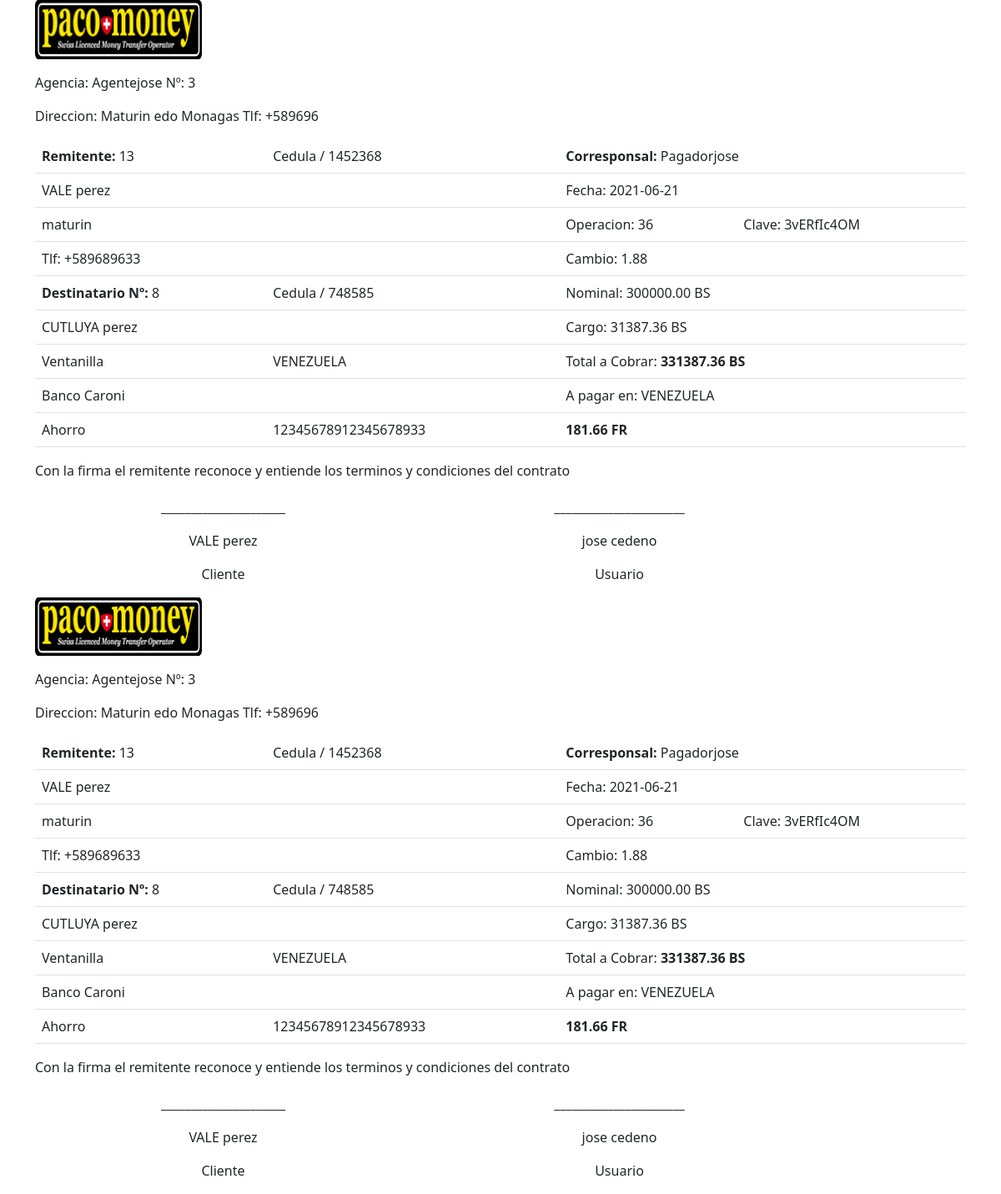
Screenshot of /factura.php?idGiro=36 with the database file from the repository.
### tables this page shows
CREATE TABLE `pagador` (
  `idPagador` int(11) NOT NULL,
  `pagador` varchar(150) NOT NULL,
  `idPais` int(11) NOT NULL,
  `pa_provincia` varchar(150) NOT NULL,
  `pa_ciudad` varchar(150) NOT NULL,
  `pa_direccion` varchar(250) NOT NULL,
  `pa_tlf` varchar(50) NOT NULL,
  `pa_email` varchar(100) NOT NULL,
  `pa_cp` varchar(100) NOT NULL,
  `pa_Director` varchar(150) NOT NULL,
  `pa_tlfDirector` varchar(50) NOT NULL,
  `pa_emailDirector` varchar(100) NOT NULL,
  `pa_tlfEnvios` varchar(50) NOT NULL,
  `pa_emailEnvios` varchar(100) NOT NULL,
  `pa_GteContabilidad` varchar(150) NOT NULL,
  `pa_tlfContabilidad` varchar(50) NOT NULL,
  `pa_emailContabilidad` varchar(100) NOT NULL,
  `pa_horarios` varchar(250) NOT NULL,
  `pa_contrato` varchar(250) NOT NULL,
  `pa_inicioOperaciones` date NOT NULL,
  `pa_limite` int(11) NOT NULL,
  `pa_web` varchar(250) NOT NULL,
  `pa_conciliarCada` int(11) NOT NULL,
  `idMoneda` int(11) NOT NULL,
  `pa_comision` decimal(3,2) NOT NULL,
  `pa_fijo` decimal(10,2) NOT NULL,
  `idTipoComision` int(11) NOT NULL,
  `idTipoEmpresa` int(11) NOT NULL,
  `pa_tasa` decimal(20,2) NOT NULL,
  `pa_tipoCambio` decimal(20,2) NOT NULL,
  `pa_impuesto` decimal(20,2) NOT NULL,
  `idEstado` int(11) NOT NULL
);

CREATE TABLE `cliente` (
  `idCliente` int(11) NOT NULL,
  `cl_nombre` varchar(150) NOT NULL,
  `cl_apellido` varchar(150) NOT NULL,
  `cl_fechaNacimiento` date NOT NULL,
  `idPais` int(11) NOT NULL,
  `cl_provincia` varchar(150) NOT NULL,
  `cl_ciudad` varchar(150) NOT NULL,
  `cl_direccion` varchar(250) NOT NULL,
  `cl_tlf` varchar(50) NOT NULL,
  `cl_email` varchar(100) NOT NULL,
  `cl_identidad` varchar(50) NOT NULL,
  `idTipoIdentidad` int(11) NOT NULL,
  `cl_fechaEmision` date NOT NULL,
  `cl_fechaCaducidad` date NOT NULL,
  `cl_nacionalidad` varchar(150) NOT NULL,
  `cl_facebook` varchar(150) DEFAULT NULL,
  `cl_whatsapp` varchar(150) DEFAULT NULL,
  `cl_telegram` varchar(150) DEFAULT NULL,
  `cl_limite` int(11) NOT NULL,
  `idMoneda` int(11) NOT NULL,
  `idEstado` int(11) NOT NULL,
  `cl_doc_cedula` varchar(150) NOT NULL,
  `cl_doc_form` varchar(150) NOT NULL,
  `cl_doc_otro` varchar(150) NOT NULL
);

CREATE TABLE `identidad` (
  `idTipoIdentidad` int(11) NOT NULL,
  `tipoIdentidad` varchar(250) NOT NULL
);

CREATE TABLE `giro` (
  `idGiro` bigint(20) NOT NULL,
  `gi_fecha` date NOT NULL,
  `idUsuario` int(11) NOT NULL,
  `idCliente` int(11) NOT NULL,
  `idBeneficiario` int(11) NOT NULL,
  `idAgente` int(11) NOT NULL,
  `idPagador` int(11) NOT NULL,
  `idPais` int(11) NOT NULL,
  `gi_importe` decimal(65,2) NOT NULL,
  `gi_Total` decimal(65,2) NOT NULL,
  `gi_TotalLocal` decimal(65,2) NOT NULL,
  `idMonedaCobro` int(11) NOT NULL,
  `idMonedaPago` int(11) NOT NULL,
  `gi_tasa` decimal(65,2) NOT NULL,
  `gi_tipoCambio` decimal(65,2) NOT NULL,
  `gi_impuesto` decimal(10,2) NOT NULL,
  `idTipoRetiro` int(11) NOT NULL,
  `gi_Banco` varchar(200) NOT NULL,
  `gi_numCta` varchar(100) NOT NULL,
  `gi_TipoCuenta` varchar(50) NOT NULL,
  `idEstadoGiro` int(11) NOT NULL,
  `gi_clave` varchar(150) NOT NULL,
  `gi_comentario` varchar(250) NOT NULL,
  `comisionMatriz` decimal(65,2) NOT NULL,
  `comisionAgente` decimal(65,2) NOT NULL,
  `comisionCorresponsal` decimal(65,2) NOT NULL,
  `beneficio` decimal(65,2) NOT NULL,
  `TasaFrancoDolar` decimal(65,2) NOT NULL
);

CREATE TABLE `beneficiario` (
  `idBeneficiario` int(11) NOT NULL,
  `be_nombre` varchar(150) NOT NULL,
  `be_apellido` varchar(150) NOT NULL,
  `be_fechaNacimiento` date NOT NULL,
  `idPais` int(11) NOT NULL,
  `be_ciudad` varchar(150) NOT NULL,
  `be_direccion` varchar(250) NOT NULL,
  `be_tlf` varchar(50) NOT NULL,
  `be_email` varchar(100) NOT NULL,
  `be_identidad` varchar(50) NOT NULL,
  `idTipoIdentidad` int(11) NOT NULL,
  `be_nacionalidad` varchar(150) NOT NULL,
  `be_facebook` varchar(150) DEFAULT NULL,
  `be_whatsapp` varchar(150) DEFAULT NULL,
  `be_telegram` varchar(150) DEFAULT NULL,
  `be_numCuenta` varchar(50) NOT NULL,
  `idTipoCuenta` int(11) NOT NULL,
  `idBanco` int(11) NOT NULL,
  `idMoneda` int(11) NOT NULL,
  `idEstado` int(11) NOT NULL
);

CREATE TABLE `moneda` (
  `idMoneda` int(11) NOT NULL,
  `mo_codigo` varchar(50) NOT NULL,
  `moneda` varchar(100) NOT NULL
);

CREATE TABLE `tiporetiro` (
  `idTipoRetiro` int(11) NOT NULL,
  `tipoRetiro` varchar(50) NOT NULL
);

CREATE TABLE `pais` (
  `idPais` int(11) NOT NULL,
  `pais` varchar(100) NOT NULL,
  `idMoneda` int(11) NOT NULL,
  `idMonedaEnvio` int(11) NOT NULL,
  `tipoCambio` decimal(65,2) NOT NULL,
  `porcentajeTipoCambio` decimal(20,2) NOT NULL,
  `fijo` decimal(65,2) NOT NULL,
  `porcentaje` decimal(20,2) NOT NULL,
  `idTipoComision` int(11) NOT NULL
);

CREATE TABLE `monedaenvio` (
  `idMonedaEnvio` int(11) NOT NULL,
  `mo_codigo` varchar(100) NOT NULL,
  `moneda` varchar(250) NOT NULL
);

CREATE TABLE `usuario` (
  `idUsuario` int(11) NOT NULL,
  `us_nombre` varchar(150) NOT NULL,
  `us_apellido` varchar(150) NOT NULL,
  `us_direccion` varchar(250) NOT NULL,
  `us_tlf` varchar(50) NOT NULL,
  `us_email` varchar(100) NOT NULL,
  `us_clave` varchar(250) NOT NULL,
  `us_identificacion` varchar(100) NOT NULL,
  `us_ciudad` varchar(150) NOT NULL,
  `idPagador` int(11) NOT NULL,
  `idTipoRol` int(11) NOT NULL,
  `idEstado` int(11) NOT NULL
);

### factura.php (the view, shortened to what this page needs)
<?php
require_once('conexion.php');
$idGiro = isset($_REQUEST['idGiro']) ? intval(htmlentities($_REQUEST['idGiro'])) : '';
$sql = "SELECT h.*
  FROM giro AS g
  JOIN pagador AS h ON g.idAgente = h.idPagador
  WHERE idGiro = ?
  ";
$sentencia = $mbd->prepare($sql);
$sentencia->execute(array($idGiro));
$agente = $sentencia->fetchAll(PDO::FETCH_ASSOC);
$sql = "SELECT h.* FROM giro AS g
  JOIN usuario AS h ON g.idUsuario = h.idUsuario
  WHERE idGiro = ?";
$sentencia = $mbd->prepare($sql);
$sentencia->execute(array($idGiro));
$usuario = $sentencia->fetchAll(PDO::FETCH_ASSOC);
$sql = "SELECT g.*,h.mo_codigo AS Cobro,m.mo_codigo AS Envio,r.tipoRetiro
  FROM giro AS g
  JOIN pais AS p ON g.idPais = p.idPais
  JOIN moneda AS h ON g.idMonedaCobro = h.idMoneda
  JOIN monedaenvio AS m ON g.idMonedaPago = m.idMonedaEnvio
  JOIN tiporetiro AS r ON g.idTipoRetiro = r.idTipoRetiro WHERE idGiro = ?";
$sentencia = $mbd->prepare($sql);
$sentencia->execute(array($idGiro));
$resultado = $sentencia->fetchAll(PDO::FETCH_ASSOC);
$cobro = $resultado[0]['Cobro'];
$idCliente = $resultado[0]['idCliente'];
$sql = "SELECT *, i.tipoIdentidad  FROM cliente AS c
JOIN identidad AS i ON c.idTipoIdentidad = i.idTipoIdentidad
JOIN pais AS p ON c.idPais = p.idPais
WHERE idCliente = ?";
$sentencia = $mbd->prepare($sql);
$sentencia->execute(array($idCliente));
$cliente = $sentencia->fetchAll(PDO::FETCH_ASSOC);
$idBeneficiario = $resultado[0]['idBeneficiario'];
$sql = "SELECT *, i.tipoIdentidad  FROM beneficiario AS c
JOIN identidad AS i ON c.idTipoIdentidad = i.idTipoIdentidad
JOIN pais AS p ON c.idPais = p.idPais
WHERE idBeneficiario = ?";
$sentencia = $mbd->prepare($sql);
$sentencia->execute(array($idBeneficiario));
$beneficiario = $sentencia->fetchAll(PDO::FETCH_ASSOC);
$idPagador = $resultado[0]['idPagador'];
$sql = "SELECT * FROM pagador AS c
JOIN pais AS p ON c.idPais = p.idPais
WHERE idPagador = ?";
$sentencia = $mbd->prepare($sql);
$sentencia->execute(array($idPagador));
$corresponsal = $sentencia->fetchAll(PDO::FETCH_ASSOC);
?>
<!DOCTYPE html>
<html lang="es">
<head>
  <link rel="stylesheet" href="css/bootstrap.min.css">
</head>
<body>
  <div class="container">
    <p><img src="archivos/logopaco.png" width="200"></p>
    <p>Agencia: <?php echo $agente[0]['pagador'] . ' Nº: ' . $agente[0]['idPagador'] ?></p>
    <p>Direccion: <?php echo $agente[0]['pa_direccion'] . ' Tlf: ' . $agente[0]['pa_tlf'] ?></p>
    <table class="table">
      <tbody>
        <tr>
          <td> <span class="negrita">Remitente: </span><?php echo $cliente[0]['idCliente'] ?></td>
          <td><?php echo $cliente[0]['tipoIdentidad'] . ' / ' . $cliente[0]['cl_identidad'] ?></td>
          <td colspan="2"><span class="negrita">Corresponsal: </span><?php echo $corresponsal[0]['pagador'] ?></td>
        </tr>
        <tr>
          <td colspan="2"><?php echo  $cliente[0]['cl_nombre'] . ' ' . $cliente[0]['cl_apellido'] ?></td>
          <td colspan="2">Fecha: <?php echo $resultado[0]['gi_fecha'] ?></td>
        </tr>
        <tr>
          <td colspan="2"><?php echo  $cliente[0]['cl_direccion'] ?></td>
          <td> Operacion: <?php echo $resultado[0]['idGiro'] ?></td>
          <td>Clave: <?php echo $resultado[0]['gi_clave'] ?></td>
        </tr>
        <tr>
          <td colspan="2"> Tlf: <?php echo $cliente[0]['cl_tlf'] ?></td>
          <td colspan="2">Cambio: <?php echo $resultado[0]['gi_tipoCambio'] ?></td>
        </tr>
        <tr>
          <td> <span class="negrita">Destinatario Nº: </span><?php echo $beneficiario[0]['idBeneficiario'] ?></td>
          <td> <?php echo $beneficiario[0]['tipoIdentidad'] . ' / ' . $beneficiario[0]['be_identidad'] ?></td>
          <td colspan="2"> Nominal: <?php echo $resultado[0]['gi_TotalLocal'] . ' ' . $cobro ?></td>
        </tr>
        <tr>
          <td colspan="2"> <?php echo $beneficiario[0]['be_nombre'] . ' ' . $beneficiario[0]['be_apellido'] ?></td>
          <td colspan="2"> Cargo: <?php echo $resultado[0]['gi_Total'] - $resultado[0]['gi_TotalLocal'] . ' ' . $cobro ?></td>
        </tr>
        <tr>
          <td> <?php echo $resultado[0]['tipoRetiro'] ?></td>
          <td> <?php echo $beneficiario[0]['pais'] ?></td>
          <td colspan="2"> Total a Cobrar: <span class="negrita"><?php echo $resultado[0]['gi_Total'] . ' ' . $cobro ?></span> </td>
        </tr>
        <tr>
          <td colspan="2"> <?php echo $resultado[0]['gi_Banco'] ?></td>
          <td colspan="2"> A pagar en: <?php echo $beneficiario[0]['pais'] ?></td>
        </tr>
        <tr>
          <td> <?php echo  $resultado[0]['gi_TipoCuenta'] ?></td>
          <td> <?php echo $resultado[0]['gi_numCta'] ?></td>
          <td colspan="2"> <span class="negrita"> <?php echo $resultado[0]['gi_importe'] . ' ' . $resultado[0]['Envio'] ?> </span> </td>
        </tr>
      </tbody>
    </table>
    <div class="row mt-1">
      <div class="col-md-12">
        <p> Con la firma el remitente reconoce y entiende los terminos y condiciones del contrato </p>
      </div>
    </div>
    <div class="row mt-1">
      <div class="col-md-5">
        <p class="text-center">_____________________</p>
        <p class="text-center"><?php echo $cliente[0]['cl_nombre'] . " " . $cliente[0]['cl_apellido'] ?></p>
        <p class="text-center">Cliente</p>
      </div>
      <div class="col-md-5">
        <p class="text-center">______________________</p>
        <p class="text-center"><?php echo $usuario[0]['us_nombre'] . " " . $usuario[0]['us_apellido'] ?></p>
        <p class="text-center">Usuario</p>
      </div>
    </div>
    <p><img src="archivos/logopaco.png" width="200"></p>
    <p>Agencia: <?php echo $agente[0]['pagador'] . ' Nº: ' . $agente[0]['idPagador'] ?></p>
    <p>Direccion: <?php echo $agente[0]['pa_direccion'] . ' Tlf: ' . $agente[0]['pa_tlf'] ?></p>
    <table class="table">
      <tbody>
        <tr>
          <td> <span class="negrita">Remitente: </span><?php echo $cliente[0]['idCliente'] ?></td>
          <td><?php echo $cliente[0]['tipoIdentidad'] . ' / ' . $cliente[0]['cl_identidad'] ?></td>
          <td colspan="2"><span class="negrita">Corresponsal: </span><?php echo $corresponsal[0]['pagador'] ?></td>
        </tr>
        <tr>
          <td colspan="2"><?php echo  $cliente[0]['cl_nombre'] . ' ' . $cliente[0]['cl_apellido'] ?></td>
          <td colspan="2">Fecha: <?php echo $resultado[0]['gi_fecha'] ?></td>
        </tr>
        <tr>
          <td colspan="2"><?php echo  $cliente[0]['cl_direccion'] ?></td>
          <td> Operacion: <?php echo $resultado[0]['idGiro'] ?></td>
          <td>Clave: <?php echo $resultado[0]['gi_clave'] ?></td>
        </tr>
        <tr>
          <td colspan="2"> Tlf: <?php echo $cliente[0]['cl_tlf'] ?></td>
          <td colspan="2">Cambio: <?php echo $resultado[0]['gi_tipoCambio'] ?></td>
        </tr>
        <tr>
          <td> <span class="negrita">Destinatario Nº: </span><?php echo $beneficiario[0]['idBeneficiario'] ?></td>
          <td> <?php echo $beneficiario[0]['tipoIdentidad'] . ' / ' . $beneficiario[0]['be_identidad'] ?></td>
          <td colspan="2"> Nominal: <?php echo $resultado[0]['gi_TotalLocal'] . ' ' . $cobro ?></td>
        </tr>
        <tr>
          <td colspan="2"> <?php echo $beneficiario[0]['be_nombre'] . ' ' . $beneficiario[0]['be_apellido'] ?></td>
          <td colspan="2"> Cargo: <?php echo $resultado[0]['gi_Total'] - $resultado[0]['gi_TotalLocal'] . ' ' . $cobro ?></td>
        </tr>
        <tr>
          <td> <?php echo $resultado[0]['tipoRetiro'] ?></td>
          <td> <?php echo $beneficiario[0]['pais'] ?></td>
          <td colspan="2"> Total a Cobrar: <span class="negrita"><?php echo $resultado[0]['gi_Total'] . ' ' . $cobro ?></span> </td>
        </tr>
        <tr>
          <td colspan="2"> <?php echo $resultado[0]['gi_Banco'] ?></td>
          <td colspan="2"> A pagar en: <?php echo $beneficiario[0]['pais'] ?></td>
        </tr>
        <tr>
          <td> <?php echo  $resultado[0]['gi_TipoCuenta'] ?></td>
          <td> <?php echo $resultado[0]['gi_numCta'] ?></td>
          <td colspan="2"> <span class="negrita"> <?php echo $resultado[0]['gi_importe'] . ' ' . $resultado[0]['Envio'] ?> </span> </td>
        </tr>
      </tbody>
    </table>
    <div class="row mt-1">
      <div class="col-md-12">
        <p> Con la firma el remitente reconoce y entiende los terminos y condiciones del contrato </p>
      </div>
    </div>
    <div class="row mt-1">
      <div class="col-md-5">
        <p class="text-center">_____________________</p>
        <p class="text-center"><?php echo $cliente[0]['cl_nombre'] . " " . $cliente[0]['cl_apellido'] ?></p>
        <p class="text-center">Cliente</p>
      </div>
      <div class="col-md-5">
        <p class="text-center">______________________</p>
        <p class="text-center"><?php echo $usuario[0]['us_nombre'] . " " . $usuario[0]['us_apellido'] ?></p>
        <p class="text-center">Usuario</p>
      </div>
    </div>
  </div>
</body>
</html>

### factura.php (style rules this page uses)
.negrita { font-weight: bold; }

### rows the page displays
pagador: pagador "Agentejose", idPagador "3", pa_direccion "Maturin edo Monagas", pa_tlf "+589696"
cliente: idCliente "13", idTipoIdentidad.tipoIdentidad "Cedula", cl_identidad "1452368", cl_nombre "VALE", cl_apellido "perez", cl_direccion "maturin", cl_tlf "+589689633"
pagador: pagador "Pagadorjose"
giro: gi_fecha "2021-06-21", idGiro "36", gi_clave "3vERfIc4OM", gi_tipoCambio "1.88", gi_TotalLocal "300000.00", idMonedaCobro.mo_codigo "BS", $resultado[0]['gi_Total'] - $resultado[0]['gi_TotalLocal'] "31387.36", idTipoRetiro.tipoRetiro "Ventanilla", gi_Total "331387.36", gi_Banco "Banco Caroni", gi_TipoCuenta "Ahorro", gi_numCta "12345678912345678933", gi_importe "181.66", idMonedaPago.mo_codigo "FR"
beneficiario: idBeneficiario "8", idTipoIdentidad.tipoIdentidad "Cedula", be_identidad "748585", be_nombre "CUTLUYA", be_apellido "perez", idPais.pais "VENEZUELA"
usuario: us_nombre "jose", us_apellido "cedeno"
